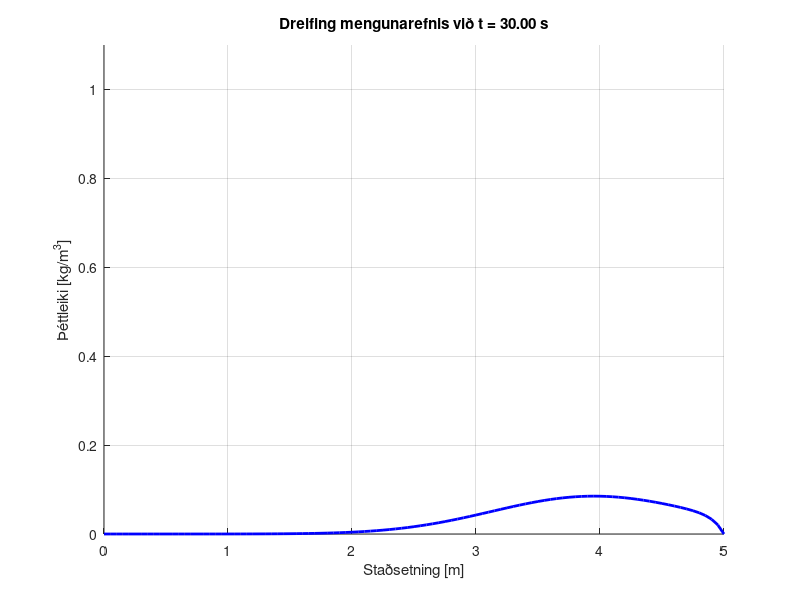

This figure's MATLAB source: (Note: this script raises an error after producing the figure.)
% skilaverkefni 4
% part 4
clc;clear all;
L = 5;T = 30;m = 100;n = 100;
D = 0.01;v = 0.1;h = L / m;k = T / n;

alpha = (k * D)/(h^2);
beta = (v * k)/(2*h);

A = diag(1 + 2 * alpha * ones(m-1, 1)) + ...
    diag((-alpha - beta) * ones(m-2, 1), -1) + ...
    diag((-alpha + beta) * ones(m-2, 1), 1);

% upphafsskilyrði
x = linspace(0, L, m+1);
w = zeros(m+1, n+1);
w(:, 1) = exp(-((x-1).^2)/D);

for j = 2:n+1
    b = w(2:m, j-1);
    w(2:m, j) = A \ b;
    w(1, j) = 0;
    w(m+1, j) = 0;
end

% Animation parameters
FPS = 15;                 % Frames per second for playback
n_frames = n + 1;         % Total number of frames
hfig = figure('visible', 'off'); % Hidden figure window for rendering
F(1:n_frames) = getframe(hfig); % Preallocate frames

% Generate frames
max_conc = max(w(:));
for j = 1:n_frames
    % Clear the figure
    clf;
    hold on;
    
    % Plot pollutant concentration
    plot(x, w(:, j), 'b-', 'LineWidth', 2);
    
    % Set axis limits and labels
    axis([0, L, 0, max_conc * 1.1]); % Adjust limits based on expected results
    xlabel('Staðsetning [m]');
    ylabel('Þéttleiki [kg/m^3]');
    title(sprintf('Dreifing mengunarefnis við t = %.2f s', (j-1) * k));
    grid on;
    
    % Store frame
    F(j) = getframe(hfig);
end

% Play animation
close all;
movie(gcf, F, 1, FPS);

% Save animation as video
v = VideoWriter('Pollutant_Animation1.mp4', 'MPEG-4');
v.FrameRate = FPS;
open(v);
writeVideo(v, F);
close(v);

[~, max_idx] = max(w(:, end));
disp(['Maximum concentration at t = 30 s: ', num2str(max(w(:, end))), ' at x = ', num2str(x(max_idx))]);

%% part 5
clc;clear all;
L = 5;T = 30;m = 1000;n = 1000;
D = 0.01;v = 0.1;h = L / m;k = T / n;

alpha = (k * D)/(h^2);
beta = (v * k)/(2*h);

main_diag = (1 + 2 * alpha) * ones(m-1, 1);
lower_diag = (-alpha - beta) * ones(m-1, 1);
upper_diag = (-alpha + beta) * ones(m-1, 1);

A = spdiags([lower_diag main_diag upper_diag], [-1 0 1], m-1, m-1);

% upphafsskilyrði
x = linspace(0, L, m+1);
w = zeros(m+1, n+1);
w(:, 1) = exp(-((x-1).^2)/D);

for j = 2:n+1
    b = w(2:m, j-1);
    w(2:m, j) = A \ b;
    w(1, j) = 0;
    w(m+1, j) = 0;
end

% Animation parameters
FPS = 50;                 % Frames per second for playback
n_frames = n + 1;         % Total number of frames
hfig = figure('visible', 'off'); % Hidden figure window for rendering
F(1:n_frames) = getframe(hfig); % Preallocate frames

% Generate frames
max_conc = max(w(:));
for j = 1:n_frames
    % Clear the figure
    clf;
    hold on;
    
    % Plot pollutant concentration
    plot(x, w(:, j), 'b-', 'LineWidth', 2);
    
    % Set axis limits and labels
    axis([0, L, 0, max_conc * 1.1]); % Adjust limits based on expected results
    xlabel('Staðsetning [m]');
    ylabel('Þéttleiki [kg/m^3]');
    title(sprintf('Dreifing á mengunarefni við t = %.2f s', (j-1) * k));
    grid on;
    
    % Store frame
    F(j) = getframe(hfig);
end

% Play animation
close all;
movie(gcf, F, 1, FPS);

% Save animation as video
v = VideoWriter('Pollutant_Animation2.mp4', 'MPEG-4');
v.FrameRate = FPS;
open(v);
writeVideo(v, F);
close(v);

[~, max_idx] = max(w(:, end));
disp(['Maximum concentration at t = 30 s: ', num2str(max(w(:, end))), ' at x = ', num2str(x(max_idx))]);

%%
% Common parameters
clc; clear all;
L = 5; T = 30; 
D = 0.01; v = 0.1; 
time_steps = [0, T/6, 2*T/6, 3*T/6, 4*T/6, 5*T/6]; % Time points for plotting

% Parameters for Part 4
m1 = 100; n1 = 100;
h1 = L / m1; k1 = T / n1;
alpha1 = (k1 * D) / (h1^2);
beta1 = (v * k1) / (2 * h1);

A1 = diag(1 + 2 * alpha1 * ones(m1-1, 1)) + ...
    diag((-alpha1 - beta1) * ones(m1-2, 1), -1) + ...
    diag((-alpha1 + beta1) * ones(m1-2, 1), 1);

x1 = linspace(0, L, m1+1);
w1 = zeros(m1+1, n1+1);
w1(:, 1) = exp(-((x1-1).^2)/D);

for j = 2:n1+1
    b1 = w1(2:m1, j-1);
    w1(2:m1, j) = A1 \ b1;
    w1(1, j) = 0;
    w1(m1+1, j) = 0;
end

% Parameters for Part 5
m2 = 1000; n2 = 1000;
h2 = L / m2; k2 = T / n2;
alpha2 = (k2 * D) / (h2^2);
beta2 = (v * k2) / (2 * h2);

main_diag = (1 + 2 * alpha2) * ones(m2-1, 1);
lower_diag = (-alpha2 - beta2) * ones(m2-1, 1);
upper_diag = (-alpha2 + beta2) * ones(m2-1, 1);

A2 = spdiags([lower_diag main_diag upper_diag], [-1 0 1], m2-1, m2-1);

x2 = linspace(0, L, m2+1);
w2 = zeros(m2+1, n2+1);
w2(:, 1) = exp(-((x2-1).^2)/D);

for j = 2:n2+1
    b2 = w2(2:m2, j-1);
    w2(2:m2, j) = A2 \ b2;
    w2(1, j) = 0;
    w2(m2+1, j) = 0;
end

% Plot results for comparison
for t_idx = 1:length(time_steps)
    t_plot = time_steps(t_idx);
    idx1 = round(t_plot / k1) + 1; % Find index for Part 4
    disp(idx1)
    idx2 = round(t_plot / k2) + 1; % Find index for Part 5
    disp(idx2)
    figure;
    hold on;
    plot(x1, w1(:, idx1), 'b-', 'LineWidth', 1.5, 'DisplayName', 'Dæmi 4 (m=n=100)');
    plot(x2, w2(:, idx2), 'r--', 'LineWidth', 1.5, 'DisplayName', 'Dæmi 5 (m=n=1000)');
    hold off;
    
    xlabel('Staðsetning [m]');
    ylabel('Þéttleiki [kg/m^3]');
    % title(sprintf('Dreifing mengunarefninsin við t = %.0f/6T', t_idx-1));
    legend('Location', 'best');
    ylim([0 1])
    grid on;
end
